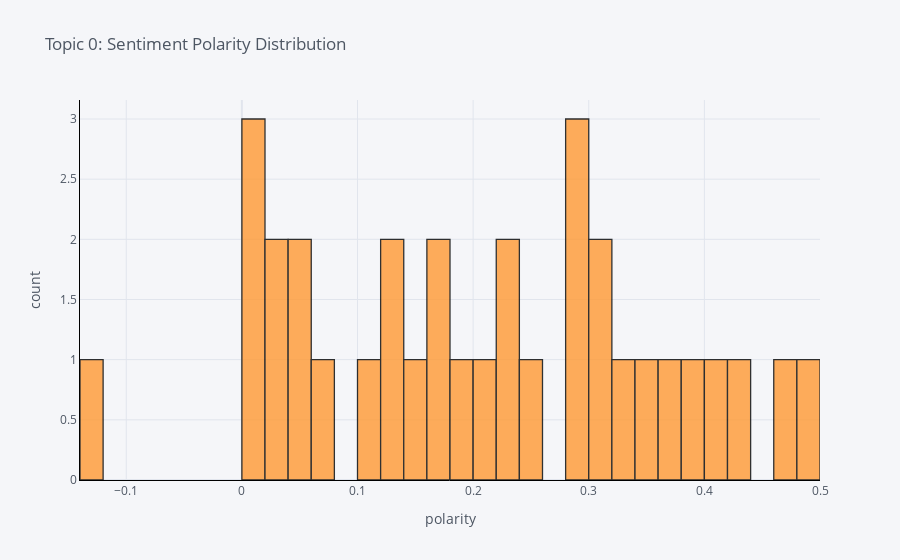

The notebook cell this image was saved under:
### Code cell
plot_model(model=lda, plot = 'sentiment')

### Figure 1 — Plotly figure (JSON) as saved in the notebook; plotly's stock layout.template omitted (floating-point values rounded to 4 significant figures)
{"data": [{"histfunc": "count", "histnorm": "", "marker": {"color": "rgba(255, 153, 51, 1.0)", "line": {"color": "#000000", "width": 1.3}}, "name": "reviews.text", "nbinsx": 50, "opacity": 0.8, "orientation": "v", "type": "histogram", "x": [0.1933, 0.06667, 0.2833, 0.04167, 0.25, 0.4788, 0.3024, 0.2321, 0.4227, 0.1752, 0.03889, 0.3958, 0.3648, 0.4815, 0.3419, 0.1234, 0.4, 0.3164, 0.148, 0.1, 0.1214, 0.2172, 0.2929, 0.05, 0.03333, -0.1318, 0, 0.2262, 0, 0.1675, 0.3325, 0, 0.2847]}], "layout": {"barmode": "overlay", "legend": {"bgcolor": "#F5F6F9", "font": {"color": "#4D5663"}}, "paper_bgcolor": "#F5F6F9", "plot_bgcolor": "#F5F6F9", "title": {"font": {"color": "#4D5663"}, "text": "Topic 0: Sentiment Polarity Distribution"}, "xaxis": {"gridcolor": "#E1E5ED", "linecolor": "black", "showgrid": true, "tickfont": {"color": "#4D5663"}, "title": {"font": {"color": "#4D5663"}, "text": "polarity"}, "zerolinecolor": "#E1E5ED"}, "yaxis": {"gridcolor": "#E1E5ED", "linecolor": "black", "showgrid": true, "tickfont": {"color": "#4D5663"}, "title": {"font": {"color": "#4D5663"}, "text": "count"}, "zerolinecolor": "#E1E5ED"}}}
